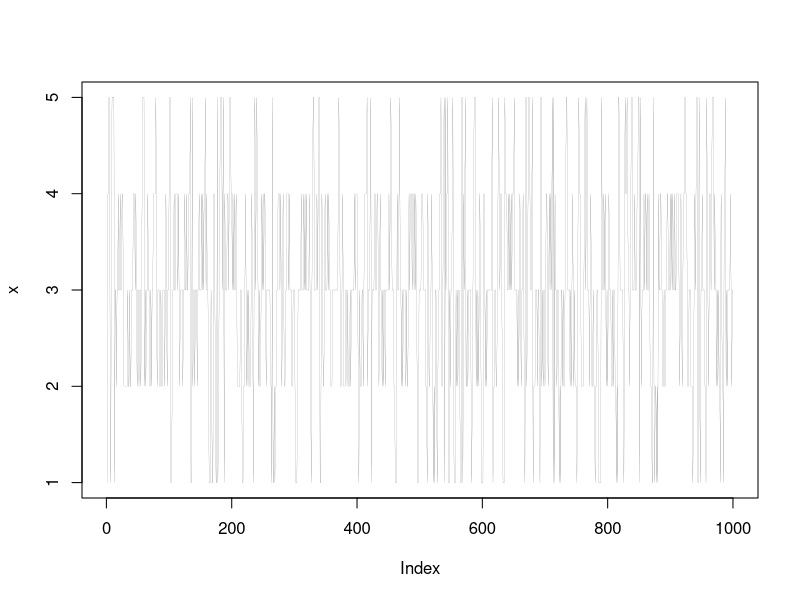

The R script that drew this image:

simTPM <- function(P=matrix(.5,nrow=2,ncol=2), x0=1, n=10) {
  x <- integer(10)
  x[1] <- x0
  for(i in 2:n) {
    x[i] <- sample(1:ncol(P), size=1, prob=P[x[i-1],])
  }
  x
}

library(expm)
PowerUpTPM <- function(P=matrix(.5,nrow=2,ncol=2), n=40) {
  if(ncol(P) != nrow(P)) stop("P must be a square matrix and it is not")
  P %^% n
}

# here is the bouncing blob transition probability matrix (tpm):
BB <- matrix(c(
  .2,.2,.2,.2,.2,
  .2,.3,.5,0,0,
  0,.3,.4,.3,0,
  0,0,.5,.3,.2,
  .2,.2,.2,.2,.2), byrow=T, ncol=5)


# simulate from the bouncing blob example
# plot some results and look at them compared to
# the limiting distribution of the tpm
x <- simTPM(BB, n=1000)
plot(x, type="l", lwd=.1)
table(x)/length(x)
PowerUpTPM(BB, 100)
